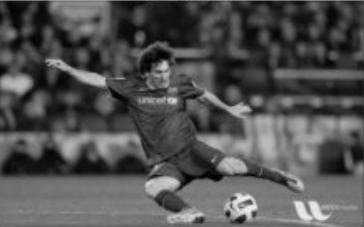
#> input picture 15-Canny边缘检测/messi5.png, 364 x 227 px
$ python canny_edge.py
#> lines starting #> are read from the running program, lines starting #| are printed output that depends on the picture
'''
Canny边缘检测
函数
    cv2.Canny()

原理
    噪声去除：第一步使用5x5的高斯滤波器去除噪声
    计算图像梯度：对平滑后的图像使用Sobel算子计算水平方向和竖直方向的一阶导数，根据这2副图找到边界的梯度和方向
    梯度的方向一般与边界垂直，梯度方向被归为4类：垂直，水平，两个对角线
    非极大值抑制：对图像扫描，去除非边界的点，对每一个像素检查，看这个点的梯度是不是周围具有相同梯度方向的点中最大的
    滞后阈值：确定边界，设置2个阈值，minVal和maxVal，当图像的灰度梯度高于maxVal时是边界，低于minVal的被抛弃，介于两者之间的，看这个点是否和真正的边界点相连

'''

'''
使用函数cv2.canny()
    参数1：输入 图像
    参数2；minVal
    参数3：maxVal
    参数4：设置图像梯度Sobel卷积核的大小，默认值是3
    参数5：设定求梯度大小的方程，如果为True，使用根号(G(x)^2 + G(y)^2)，否则使用|G(x)^2| + |G(y)^2|，默认值是False
'''

import cv2
import numpy as np
import matplotlib.pyplot as plt

img = cv2.imread('messi5.png',0)
#> img is the input picture: shape (227, 364); min 0, max 242, mean 81.8
edges1 = cv2.Canny(img,100,200)
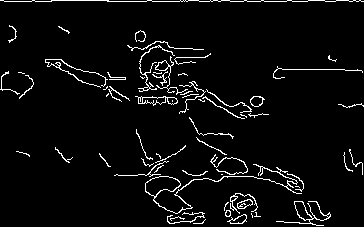
#> edges1: shape (227, 364); 4.5% white in thin lines or dots
edges2 = cv2.Canny(img,100,200,True)

plt.subplot(131),plt.imshow(img,cmap='gray')
plt.title('Orginal Image'),plt.xticks([]),plt.yticks([])

plt.subplot(132),plt.imshow(edges1,cmap='gray')
plt.title('Edge Image one'),plt.xticks([]),plt.yticks([])

plt.subplot(133),plt.imshow(edges2,cmap='gray')
plt.title('Edge Image two'),plt.xticks([]),plt.yticks([])

cv2.imwrite('edges1.png',edges1)

plt.show()
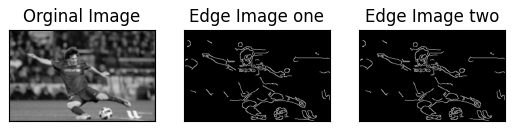
#> figure drawn by matplotlib, 3 panels


#设置一个滑动条来调节阈值
def nothing(x):
    pass

cv2.namedWindow('image')
cv2.createTrackbar('min','image',0,1000,nothing)
cv2.createTrackbar('max','image',0,1000,nothing)

img = cv2.imread('messi5.png',cv2.IMREAD_GRAYSCALE)

while(1):
    r = cv2.getTrackbarPos('min','image')
    g = cv2.getTrackbarPos('max','image')

    edges3 = cv2.Canny(img,r,g)
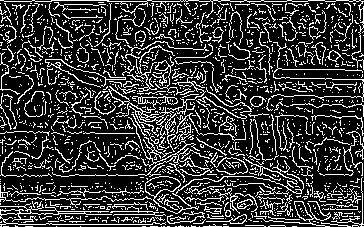
#> edges3: shape (227, 364); 21.7% white in thin lines or dots

    cv2.imshow('image',edges3)
    k = cv2.waitKey(1) &0xFF
#> (key Esc is pressed here)
    if k == 27:
        break

cv2.destroyAllWindows()
cv2.waitKey(0)
